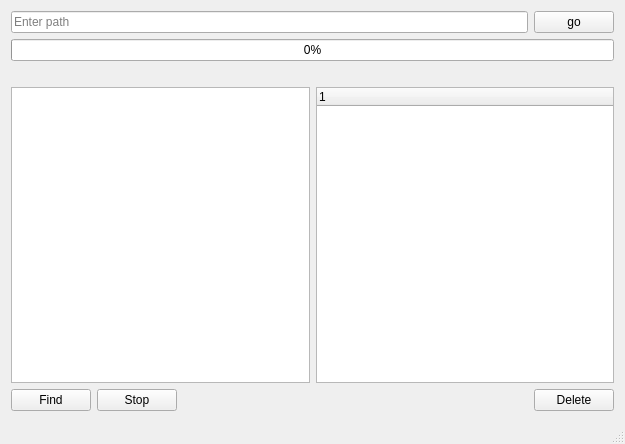
<?xml version="1.0" encoding="UTF-8"?>
<ui version="4.0">
 <class>MainWindow</class>
 <widget class="QMainWindow" name="MainWindow">
  <property name="geometry">
   <rect>
    <x>0</x>
    <y>0</y>
    <width>625</width>
    <height>444</height>
   </rect>
  </property>
  <property name="windowTitle">
   <string>MainWindow</string>
  </property>
  <widget class="QWidget" name="centralWidget">
   <layout class="QVBoxLayout" name="verticalLayout">
    <item>
     <layout class="QHBoxLayout" name="horizontalLayout">
      <item>
       <widget class="QLineEdit" name="path">
        <property name="inputMask">
         <string/>
        </property>
        <property name="placeholderText">
         <string>Enter path</string>
        </property>
       </widget>
      </item>
      <item>
       <widget class="QPushButton" name="goButton">
        <property name="text">
         <string>go</string>
        </property>
       </widget>
      </item>
     </layout>
    </item>
    <item>
     <widget class="QProgressBar" name="progressBar">
      <property name="value">
       <number>0</number>
      </property>
     </widget>
    </item>
    <item>
     <widget class="QLabel" name="statusLabel">
      <property name="text">
       <string/>
      </property>
     </widget>
    </item>
    <item>
     <layout class="QHBoxLayout" name="horizontalLayout_2">
      <item>
       <widget class="QListView" name="dir"/>
      </item>
      <item>
       <widget class="QTreeWidget" name="duples"/>
      </item>
     </layout>
    </item>
    <item>
     <layout class="QHBoxLayout" name="horizontalLayout_3">
      <item>
       <widget class="QPushButton" name="findButton">
        <property name="text">
         <string>Find</string>
        </property>
       </widget>
      </item>
      <item>
       <widget class="QPushButton" name="cancelButton">
        <property name="text">
         <string>Stop</string>
        </property>
       </widget>
      </item>
      <item>
       <spacer name="horizontalSpacer">
        <property name="orientation">
         <enum>Qt::Horizontal</enum>
        </property>
        <property name="sizeHint" stdset="0">
         <size>
          <width>40</width>
          <height>20</height>
         </size>
        </property>
       </spacer>
      </item>
      <item>
       <widget class="QPushButton" name="deleteButton">
        <property name="text">
         <string>Delete</string>
        </property>
       </widget>
      </item>
     </layout>
    </item>
   </layout>
  </widget>
  <widget class="QStatusBar" name="statusBar"/>
 </widget>
 <layoutdefault spacing="6" margin="11"/>
 <resources/>
 <connections/>
</ui>
